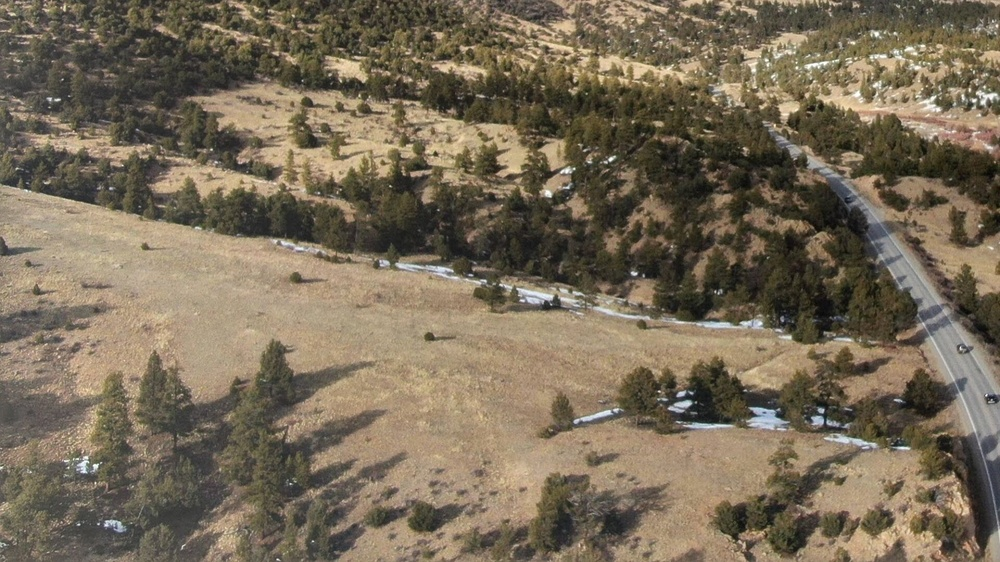
#> input picture Image_Stitch/src/data/left.jpg, 1000 x 562 px, shrunk from 1920 x 1080 before the run, found by its file name
$ python orb.py
#> lines starting #> are read from the running program, lines starting #| are printed output that depends on the picture
import numpy as np
import cv2 as cv
from matplotlib import pyplot as plt

img = cv.imread('left.jpg',0)
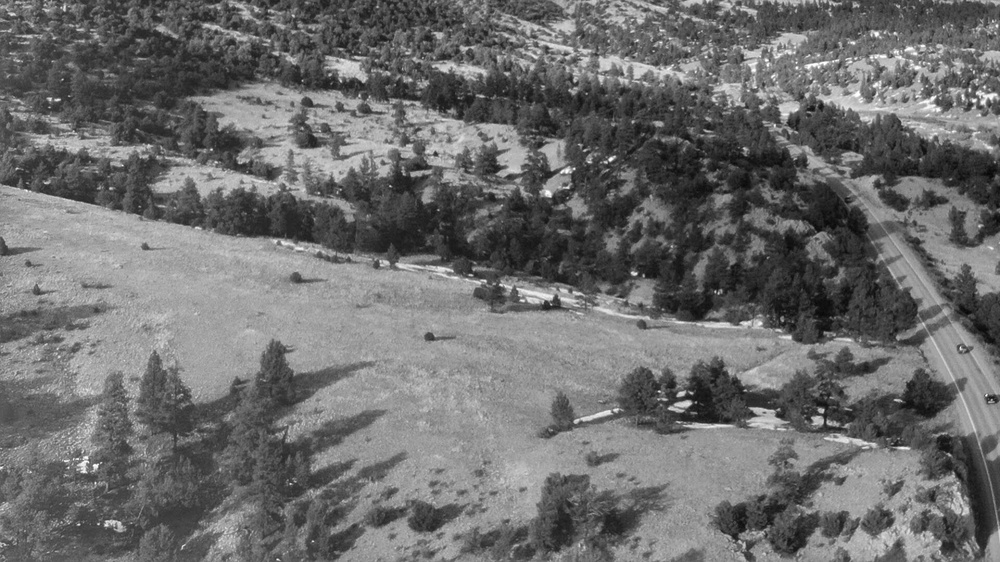
#> img: shape (562, 1000); min 6, max 255, mean 108.9

# Initiate ORB detector
orb = cv.ORB_create()

# find the keypoints with ORB
kp = orb.detect(img,None)
#> kp = 500 keypoints; strongest (x, y, size): (610, 159, 31), (97, 465, 31), (94, 465, 31), (689, 402, 37.2)

# compute the descriptors with ORB
kp, des = orb.compute(img, kp)

print(type(kp[0]))
#| <class 'cv2.KeyPoint'>

# draw only keypoints location,not size and orientation
img2 = cv.drawKeypoints(img, kp, None, color=(0,255,0), flags=0)
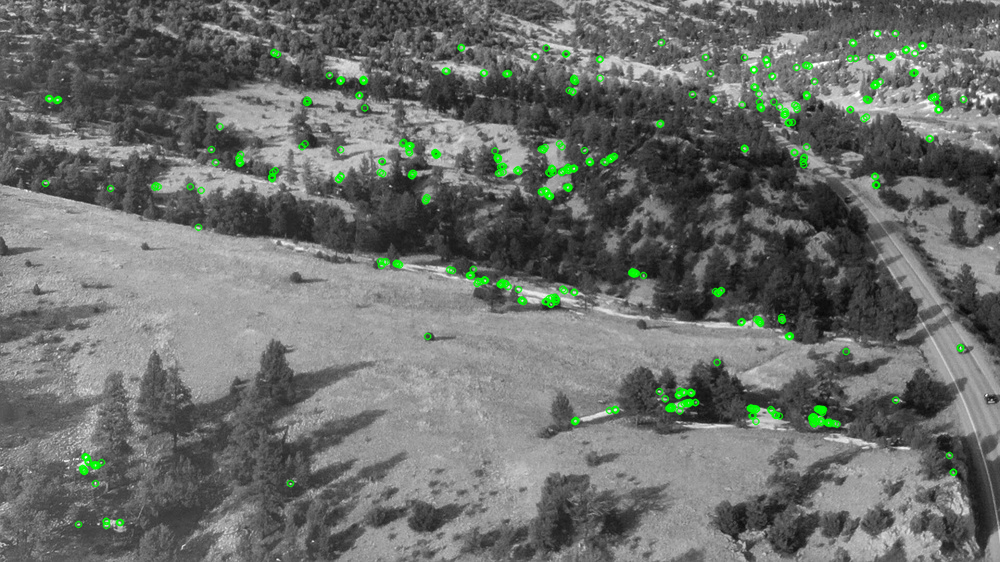
#> img2: shape (562, 1000, 3); mean of channels 0, 1, 2 107.3, 110.6, 107.3; drawn as B, G, R

plt.imshow(img2), plt.show()

$ run again, with Image_Stitch/src/data/middle.jpg copied over Image_Stitch/src/data/left.jpg
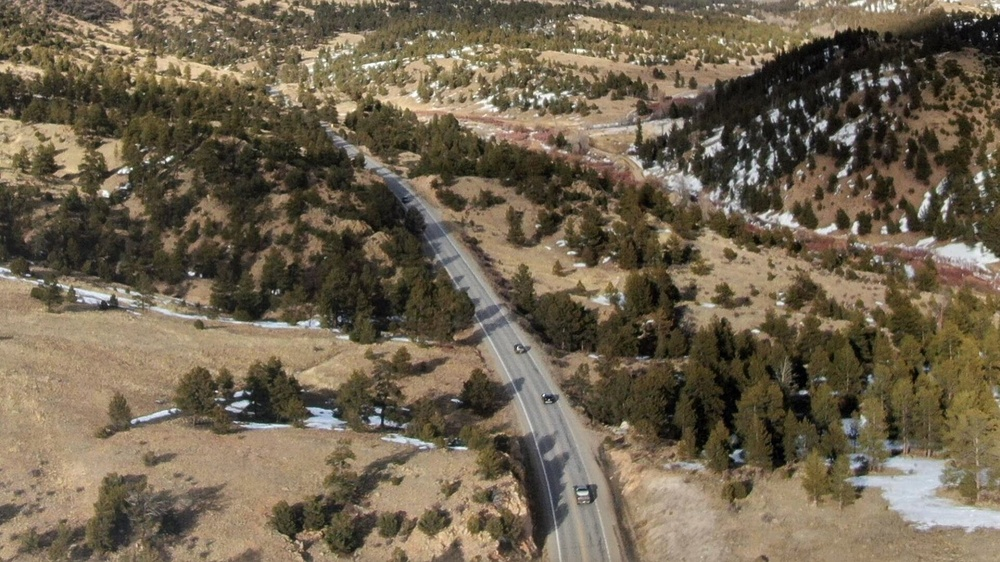
#> input picture Image_Stitch/src/data/middle.jpg, 1000 x 562 px, shrunk from 1920 x 1080 before the run, found by its file name
#> `img = cv.imread('left.jpg',0)`:
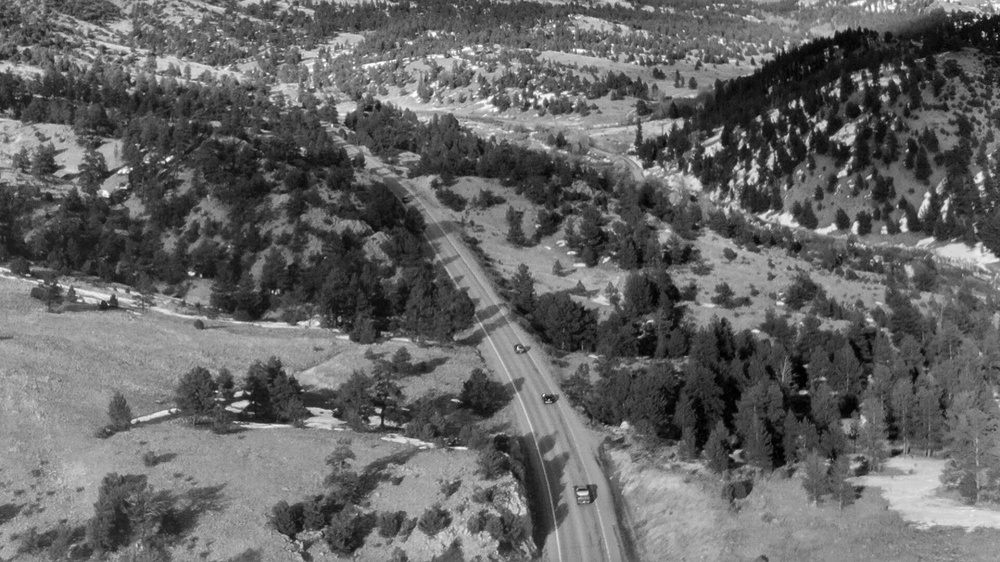
#> img: shape (562, 1000); min 0, max 255, mean 100.9
#> kp = 500 keypoints; strongest (x, y, size): (167, 159, 31), (532, 100, 31), (380, 410, 31), (168, 158, 37.2)
#| <class 'cv2.KeyPoint'>
#> `img2 = cv.drawKeypoints(img, kp, None, color=(0,255,0), flags=0)`:
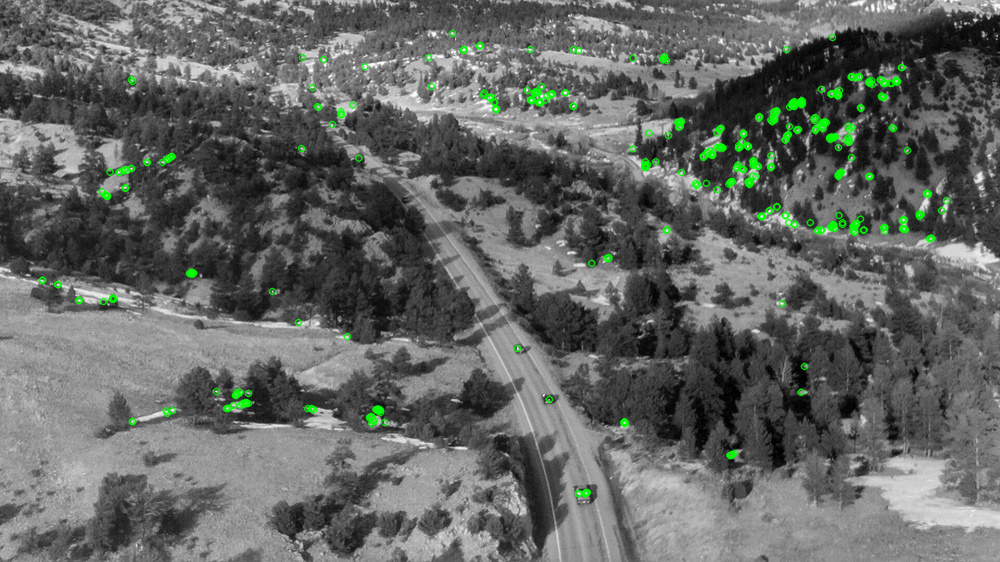
#> img2: shape (562, 1000, 3); mean of channels 0, 1, 2 99.4, 102.5, 99.4; drawn as B, G, R

$ run again, with Image_Stitch/src/data/right.jpg copied over Image_Stitch/src/data/left.jpg
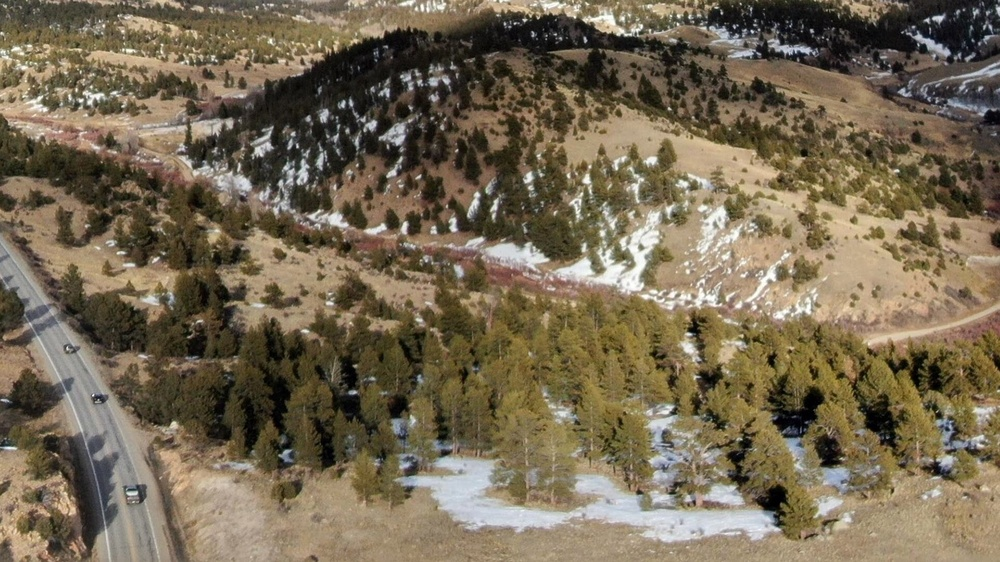
#> input picture Image_Stitch/src/data/right.jpg, 1000 x 562 px, shrunk from 1920 x 1080 before the run, found by its file name
#> `img = cv.imread('left.jpg',0)`:
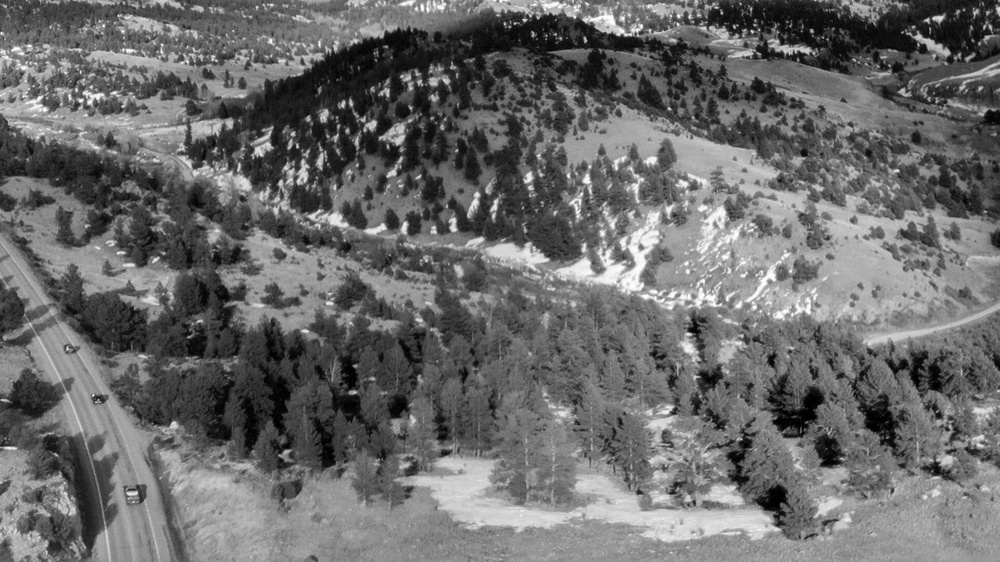
#> img: shape (562, 1000); min 0, max 255, mean 106.4
#> kp = 500 keypoints; strongest (x, y, size): (752, 31, 31), (82, 99, 31), (136, 492, 31), (622, 35, 31)
#| <class 'cv2.KeyPoint'>
#> `img2 = cv.drawKeypoints(img, kp, None, color=(0,255,0), flags=0)`:
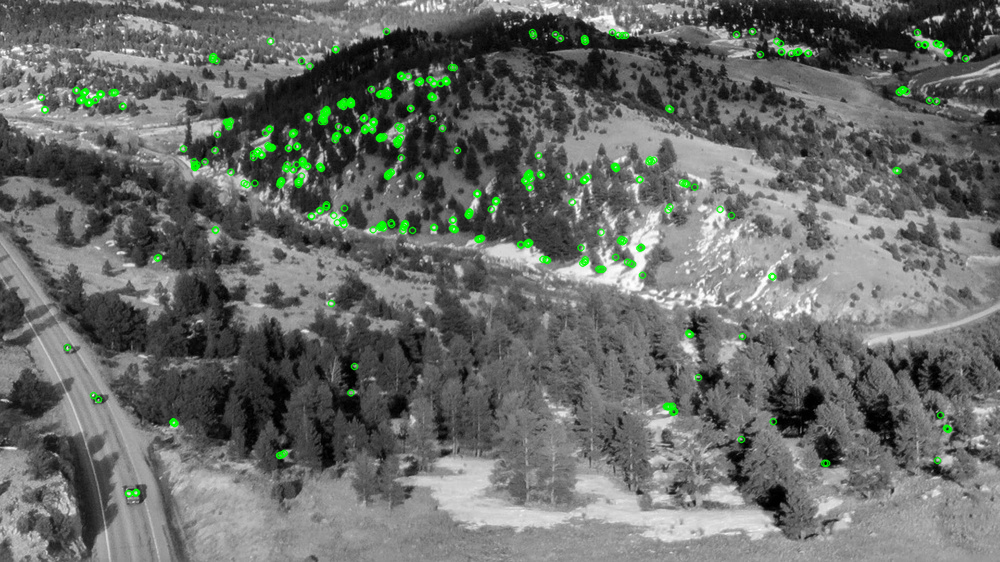
#> img2: shape (562, 1000, 3); mean of channels 0, 1, 2 104.9, 108.1, 104.9; drawn as B, G, R
